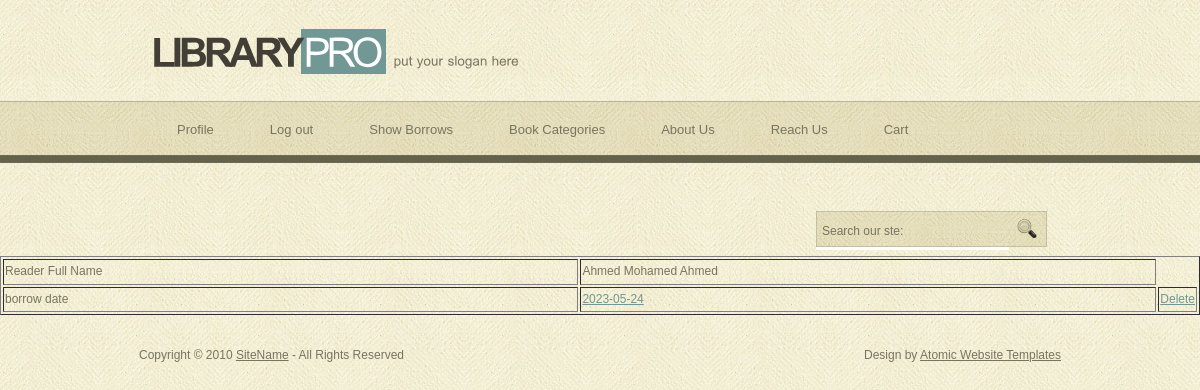
Screenshot of /showReaderborrowing.php (signed in) with the database file from the repository.
### tables this page shows
CREATE TABLE `pages` (
  `Id` int(11) NOT NULL,
  `FriendlyName` varchar(222) NOT NULL,
  `PhysicalAddress` varchar(222) NOT NULL,
  `static` int(11) NOT NULL,
  `parentId` int(11) NOT NULL
);

CREATE TABLE `user` (
  `id` int(11) NOT NULL,
  `fullName` varchar(222) NOT NULL,
  `dateOfBirth` date NOT NULL,
  `userTypeId` int(11) NOT NULL,
  `password` varchar(222) NOT NULL,
  `userName` varchar(222) NOT NULL,
  `cityid` int(11) NOT NULL
);

CREATE TABLE `borrow` (
  `id` int(11) NOT NULL,
  `readerId` int(11) NOT NULL,
  `borrowDate` date NOT NULL
);

### showReaderborrowing.php (the view)
<?php
include_once "header.php";
?>
<table border = 1 width = "100%">
<?php
$userId = $_SESSION["id"];
$sql = "SELECT * from user where id = $userId";
$userInfoDS = $conn->query($sql);
$userInfoobj = $userInfoDS->fetch_assoc();
?>
<tr>
	<td width = "50%"> Reader Full Name </td>
	<td width = "50%"> <?php echo $userInfoobj["fullName"]; ?> </td>
</tr>
<?php
$sql = "SELECT * FROM borrow WHERE readerId= $userId";
$dataset = $conn->query($sql);
while($row = $dataset->fetch_assoc())
{
	echo "<tr><td>borrow date </td><td><a href=borrowDetails.php?bid=" . $row["id"] . ">" . $row["borrowDate"] . "</a></td>";
	echo "<td><a href=deleteBorrow.php?id=" . $row["id"] . "> Delete </a> </td>";
	echo "</tr>";
}
?>
</table>
<?php
include_once "footer.php";
?>

### header.php (shortened to what this page needs)
<!DOCTYPE html PUBLIC "-//W3C//DTD XHTML 1.0 Transitional//EN" "http://www.w3.org/TR/xhtml1/DTD/xhtml1-transitional.dtd">
<html xmlns="http://www.w3.org/1999/xhtml">
<head>
<link href="style.css" rel="stylesheet" type="text/css" />
</head>
<body>
<div class="main">
  <div class="header">
    <div class="header_resize">
      <div class="logo">
        <h1><a href="index.html">Library<span>Pro</span></a> <small>put your slogan here</small></h1>
      </div>
      <div class="menu_nav">
            <?php
                include_once "db.php";
                function getSubmenusByUserType($parentId, $userTypeId, $conn) {
                    $sql = "SELECT pages.* FROM pages
                        INNER JOIN usertypepages ON pages.Id = usertypepages.pageid
                        WHERE pages.parentId = $parentId AND usertypepages.usertypeid = $userTypeId order by orderby";
                    $result = $conn->query($sql);
                    if ($result->num_rows > 0) {
                        if($parentId != 14){
                            echo '<ul class="dropdown">';
                        }
                        else{echo '<ul>';}
                        while ($row = $result->fetch_assoc()) {
                            if($row["PhysicalAddress"] == "showstaticcontent.php"){
                                ?>
                                <li><a href="<?php echo $row['PhysicalAddress']."?pageid=".$row["Id"];?>"><?php echo $row["FriendlyName"];?></a>
                                <?php
                                getSubmenusByUserType($row['Id'], $userTypeId, $conn);
                                echo '</li>';
                            }
                            else{
                                ?>
                                <li><a href="<?php echo $row['PhysicalAddress'];?>"><?php echo $row["FriendlyName"];?></a>
                                <?php
                                getSubmenusByUserType($row['Id'], $userTypeId, $conn);
                                echo '</li>';
                            }
                        }
                        echo '</ul>';
                    }
                }
                $userTypeId = 4;
                if(isset($_SESSION["userTypeId"])){
                    $userTypeId = $_SESSION["userTypeId"];
                }
                getSubmenusByUserType(14, $userTypeId, $conn);
            ?>
      </div>
      <div class="searchform">
        <form id="formsearch" name="formsearch" method="post" action="#">
          <span>
          <input name="editbox_search" class="editbox_search" id="editbox_search" maxlength="80" value="Search our ste:" type="text" />
          </span>
          <input name="button_search" src="images/search_btn.gif" class="button_search" type="image" />
        </form>
      </div>
    </div>
  </div>

### style.css (style rules this page uses)
body { margin:0; padding:0; width:100%; color:#787460; font:normal 12px/1.8em Arial, Helvetica, sans-serif; background:url(images/main_bg.jpg) repeat center center; }
html, .main { padding:0; margin:0; }
.main { background:no-repeat center top; }
.logo { padding:27px 0; float:left; width:auto; }
h1 { margin:0; padding:0 0 0 38px; color:#413f36; font:bold 40px/1.2em Arial, Helvetica, sans-serif; letter-spacing:-4px; text-transform:uppercase; }
h1 span { padding:0 6px 1px 3px; color:#595959; font-weight:normal; color:#fff; background-color:#729896; }
h1 a, h1 a:hover { color:#413f36; text-decoration:none; }
h1 small { font:normal 13px/1.2em Arial, Helvetica, sans-serif; color:#787460; letter-spacing:normal; text-transform:none; }
a { color:#719794; text-decoration:underline; }
.header, .content, .menu_nav, .fbg, .footer, form, ol, ol li, ul, .content .mainbar, .content .sidebar { margin:0; padding:0; }
.header { background:url(images/header_bg.jpg) repeat-x center 101px; height:200px; }
.header_resize { margin:0 auto; padding:0; width:974px; height:200px; background:repeat-x center top; }
.menu_nav { float:left; margin:0; padding:0 0 20px 40px; height:79px; background:repeat-x center top; }
.menu_nav ul { list-style:none; }
.menu_nav ul li { margin:0 8px 0 0; padding:0; float:left; }
.menu_nav ul li a { display:block; margin:0; padding:17px 24px; color:#787460; text-decoration:none; font-size:13px; }
.searchform { float:right; }
#formsearch { margin:0; height:36px; padding:4px 40px 0 0; }
#formsearch span { display:block; margin:6px 0; padding:0; float:left; background:#fff url(images/search.gif) no-repeat top left; }
#formsearch input.editbox_search { margin:0; padding:11px 6px 10px; float:left; width:181px; border:none; background:none; font:normal 12px/1.5em Arial, Helvetica, sans-serif; color:#787460; }
#formsearch input.button_search { margin:6px 0 0 0; padding:0; border:none; float:left; }

### rows the page displays
pages: FriendlyName "Profile"
pages: FriendlyName "Log out"
pages: FriendlyName "Show Borrows"
pages: FriendlyName "Book Categories"
pages: FriendlyName "About Us"
pages: FriendlyName "Reach Us"
pages: FriendlyName "Cart"
user: fullName "Ahmed Mohamed Ahmed"
borrow: borrowDate "2023-05-24"
